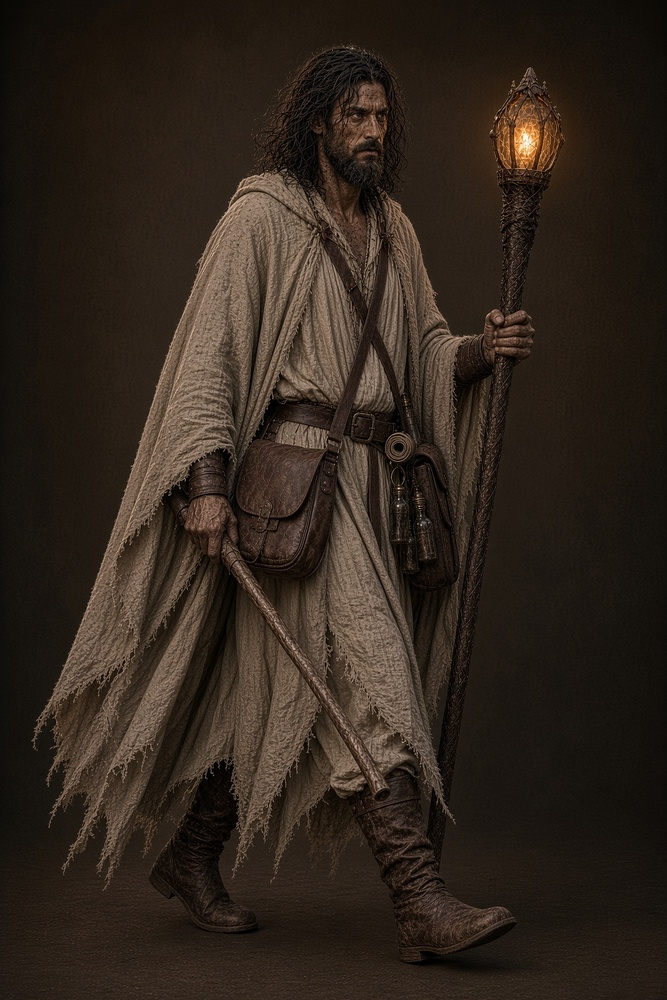
#> input picture Attachments/Salazar/Ref/grok-image-201a2bb4-f884-449d-9a26-c6ee78d4a6f4.jpg, 667 x 1000 px, shrunk from 1152 x 1728 before the run
$ python defringe_red.py ../../../Attachments/Salazar/Ref/grok-image-201a2bb4-f884-449d-9a26-c6ee78d4a6f4.jpg out.png
#> lines starting #> are read from the running program, lines starting #| are printed output that depends on the picture
"""A new version of a decoration PNG without the red fringe its cut-out left on the soft edge (the user, 2026-10-21: "Limpa as
bordas vermelhas das 9 peças novas como uma versão nova, sem apagar as atuais").

Only the edge is touched: a pixel under --solid alpha (default 128) whose red cast (red minus the larger of green and blue) is
more than --margin (default 20) above the nearest solid pixel's takes that solid pixel's colour; clear pixels take it too (they
show nowhere, only in image viewers). Alpha stays; every solid pixel stays as drawn (rust, embers). The fringe is nearly clear
(alpha 1-12), but the sprite cooker pushes edge colours into the clear pixels around the art, so in the game it reads as a red
outline.

    python -I tools/scripts/sprites/defringe_red.py <in.png> <out.png> [--solid 128] [--margin 20]

Never writes over an existing file. Prints how many pixels changed; 0 = nothing written.
"""
import argparse
import os
import sys

import numpy as np
from PIL import Image
from scipy import ndimage


def main():
    ap = argparse.ArgumentParser()
    ap.add_argument("src")
    ap.add_argument("out")
    ap.add_argument("--solid", type=int, default=128)
    ap.add_argument("--margin", type=float, default=20)
    args = ap.parse_args()
    if os.path.exists(args.out):
        sys.exit(f"{args.out} exists: never written over")
    rgba = np.array(Image.open(args.src).convert("RGBA"))
    c = rgba[..., :3].astype(np.float32)
    a = rgba[..., 3]
#> a: shape (1000, 667); every value is 255
    solid = a >= args.solid
#> solid: shape (1000, 667) bool; every value is 1
    _, (iy, ix) = ndimage.distance_transform_edt(~solid, return_indices=True)
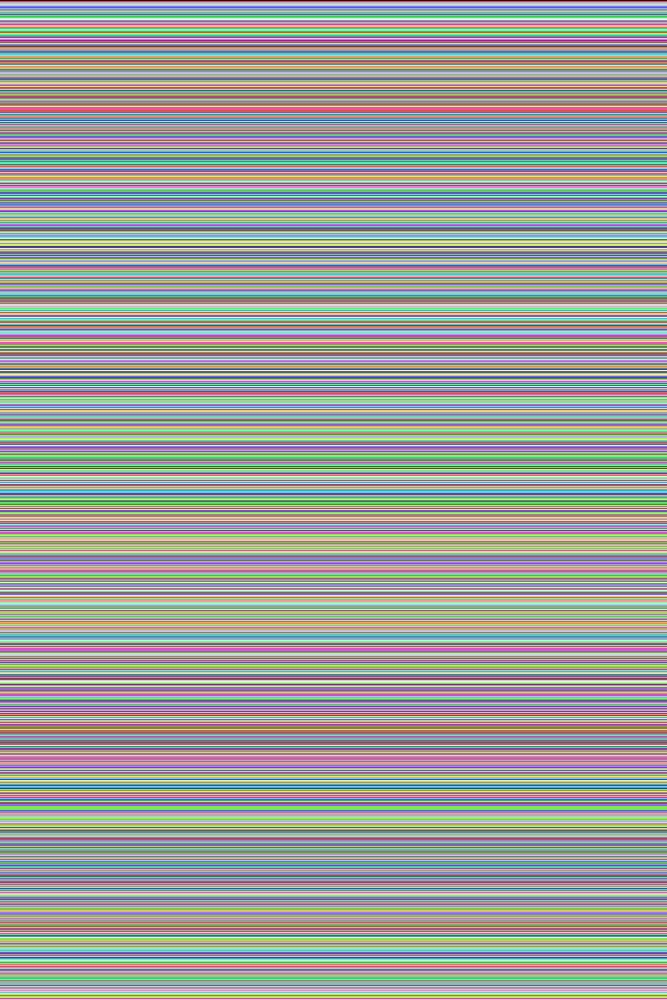
#> iy: shape (1000, 667) int32; 1000 distinct labels, from 0 to 999; one colour per label, 0 black
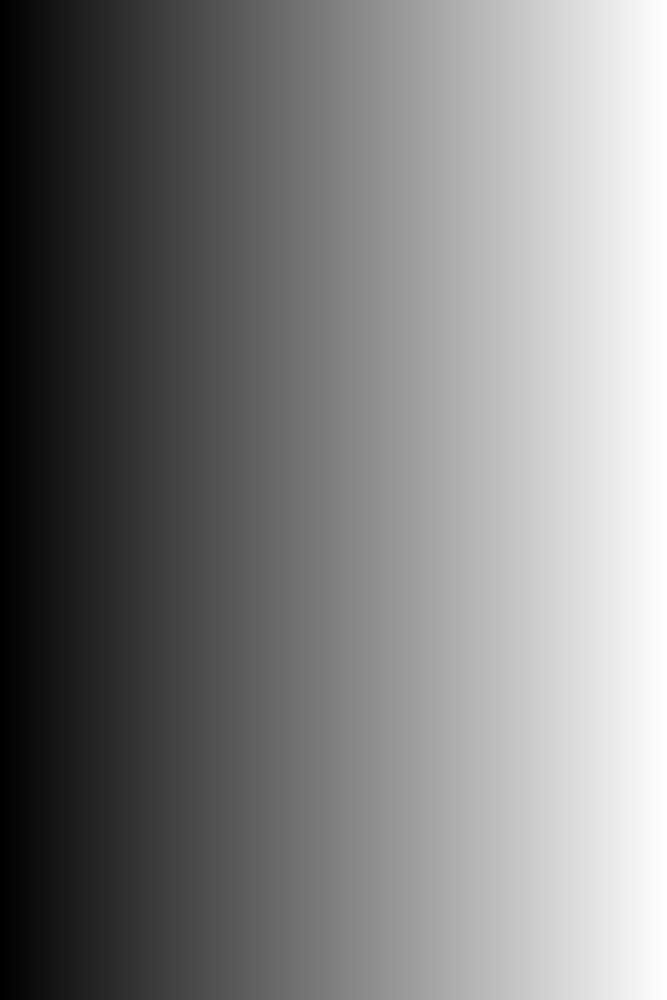
#> ix: shape (1000, 667) int32; min 0, max 666, mean 333; drawn with min black and max white
    near = c[iy, ix]
    cast = c[..., 0] - np.maximum(c[..., 1], c[..., 2])
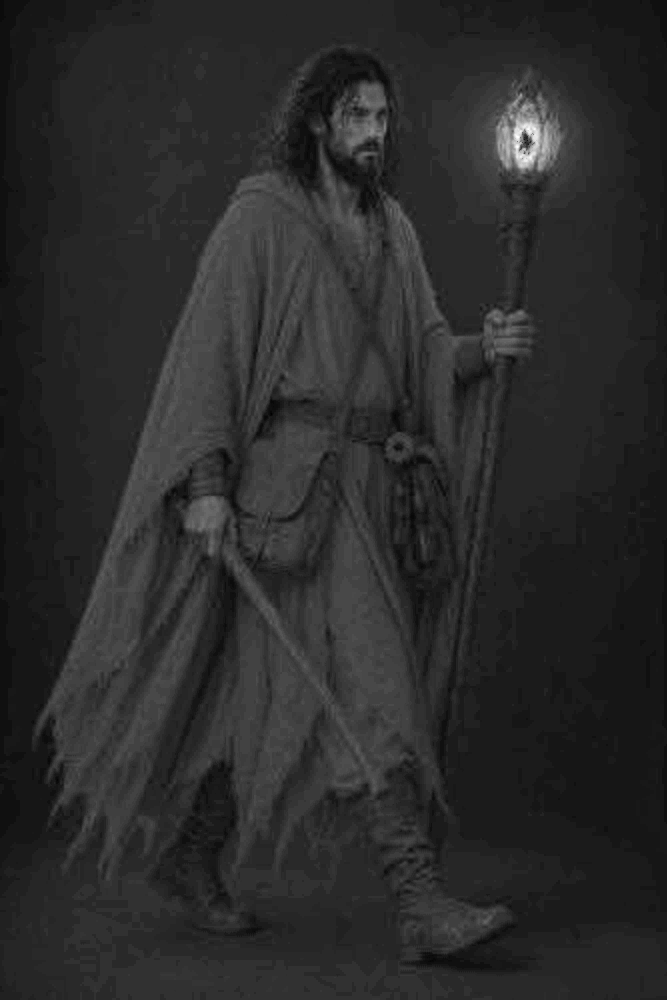
#> cast: shape (1000, 667) float32; min -5, max 87, mean 10.6; drawn with min black and max white
    near_cast = near[..., 0] - np.maximum(near[..., 1], near[..., 2])
    fringe = (a > 0) & ~solid & (cast > near_cast + args.margin)
#> fringe: shape (1000, 667) bool; every value is 0
    if not fringe.any():
        print(f"{args.src}: no red fringe, nothing written")
        return
    out = rgba.copy()
    out[fringe | (a == 0), :3] = rgba[iy, ix, :3][fringe | (a == 0)]
    Image.fromarray(out).save(args.out)
    print(f"{args.out}: {int(fringe.sum())} edge pixels recoloured")


if __name__ == "__main__":
    main()
